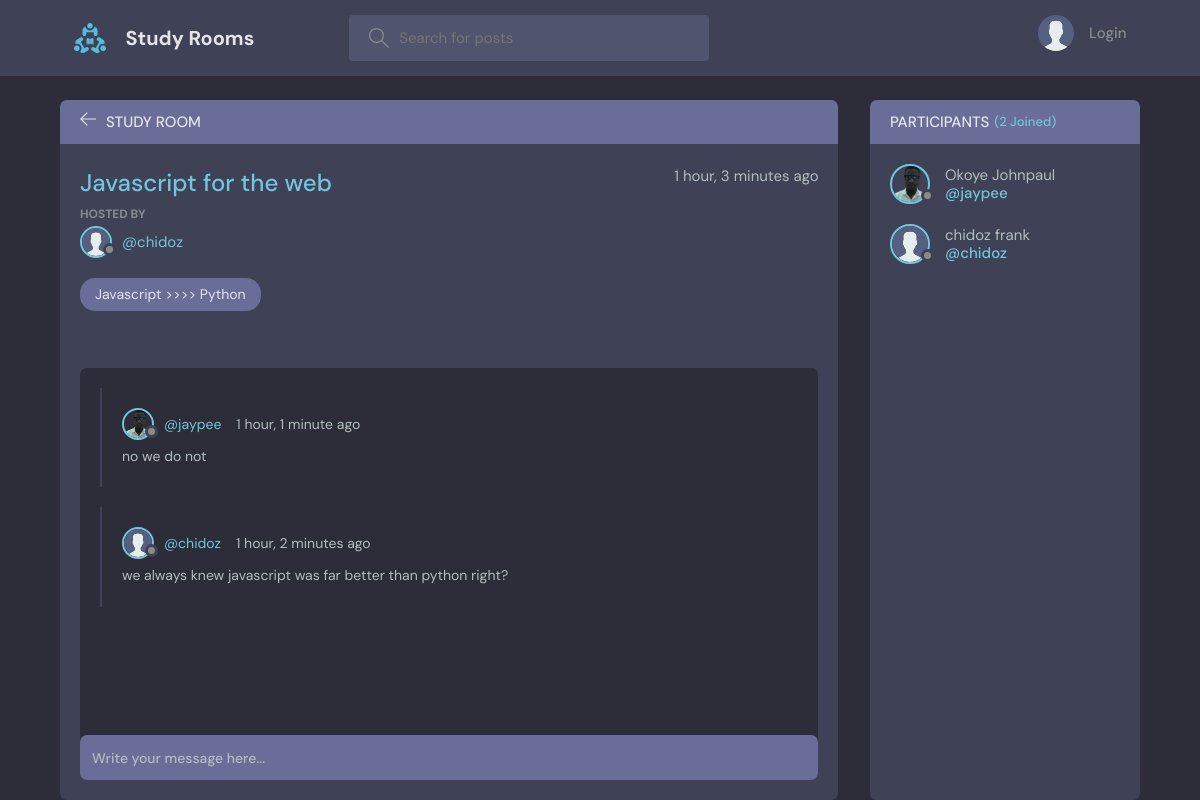
Page /room/2/ on the committed database.
### rooms/models.py (models this page shows, shortened)
class Room(models.Model):
    host = models.ForeignKey(User, on_delete=models.SET_NULL, null=True)
    topic = models.ForeignKey(Topic, on_delete=models.SET_NULL, null=True)
    name = models.CharField(max_length=200)
    description = models.TextField(null=True, blank=True)
    participants = models.ManyToManyField(
        User, related_name='participants', blank=True)
    updated = models.DateTimeField(auto_now=True)
    created = models.DateTimeField(auto_now_add=True)
    class Meta:
        ordering = ['-updated', '-created']

class User(AbstractUser):
    name = models.CharField(max_length=200, null=True, )
    email = models.EmailField(unique=True, null=True, )
    bio = models.TextField(null=True)
    avatar = models.ImageField(null=True, default="avatar.svg")
    REQUIRED_FIELDS = []

class Topic(models.Model):
    name = models.CharField(max_length=200)
    def __str__(self):
        return self.name

class Message(models.Model):
    user = models.ForeignKey(User, on_delete=models.CASCADE)
    room = models.ForeignKey(Room, on_delete=models.CASCADE)
    body = models.TextField()
    updated = models.DateTimeField(auto_now=True)
    created = models.DateTimeField(auto_now_add=True)
    class Meta:
        ordering = ['-updated', '-created']

### rooms/views.py (the view, shortened to what this page needs)
# urls.py: path('room/<str:pk>/', views.room, name="room"),
def room(request, pk):
    room = Room.objects.get(id=pk)
    room_messages = room.message_set.all()
    participants = room.participants.all()
    context = {'room': room, 'room_messages': room_messages,
               'participants': participants}
    return render(request, 'rooms/room.html', context)

### rooms/templates/rooms/room.html (shortened to what this page needs)
{% extends 'main.html' %}
{% block content %}
<main class="profile-page layout layout--2">
  <div class="container">
    <div class="room">
      <div class="room__top">
        <div class="room__topLeft">
          <a href="{% url 'home' %}">
            <svg version="1.1" xmlns="http://www.w3.org/2000/svg" width="32" height="32" viewBox="0 0 32 32">
              <title>arrow-left</title>
              <path
                d="M13.723 2.286l-13.723 13.714 13.719 13.714 1.616-1.611-10.96-10.96h27.625v-2.286h-27.625l10.965-10.965-1.616-1.607z">
              </path>
            </svg>
          </a>
          <h3>Study Room</h3>
        </div>
      </div>
      <div class="room__box scroll">
        <div class="room__header scroll">
          <div class="room__info">
            <h3>{{room.name}}</h3>
            <span>{{room.created|timesince}} ago</span>
          </div>
          <div class="room__hosted">
            <p>Hosted By</p>
            <a href="{% url 'user-profile' room.host.id %}" class="room__author">
              <div class="avatar avatar--small">
                <img src="{{room.host.avatar.url}}" />
              </div>
              <span>@{{room.host.username}}</span>
            </a>
          </div>
          <span class="room__topics">{{room.topic}}</span>
        </div>
        <div class="room__conversation">
          <div class="threads scroll">
            {% for message in room_messages %}
            <div class="thread">
              <div class="thread__top">
                <div class="thread__author">
                  <a href="{% url 'user-profile' message.user.id %}" class="thread__authorInfo">
                    <div class="avatar avatar--small">
                      <img src="{{message.user.avatar.url}}" />
                    </div>
                    <span>@{{message.user.username}}</span>
                  </a>
                  <span class="thread__date">{{message.created|timesince}} ago</span>
                </div>
              </div>
              <div class="thread__details">
                {{message.body}}
              </div>
            </div>
            {% endfor %}
          </div>
        </div>
      </div>
      <div class="room__message">
        <form action="" method="POST">
          <input name="body" placeholder="Write your message here..." />
        </form>
      </div>
    </div>
    <div class="participants">
      <h3 class="participants__top">Participants <span>({{participants.count}} Joined)</span></h3>
      <div class="participants__list scroll">
        {% for user in participants %}
        <a href="{%  url 'user-profile' user.id %}" class="participant">
          <div class="avatar avatar--medium">
            <img src="{{user.avatar.url}}" />
          </div>
          <p>
            {{user.name}}
            <span>@{{user.username}}</span>
          </p>
        </a>
        {% endfor %}
      </div>
    </div>
  </div>
</main>
{% endblock content %}

### rows in the picture
Room: name "Javascript for the web", created "1 hour, 3 minutes", host.avatar (placeholder picture), host.username "chidoz", topic "Javascript >>>> Python"
Message: user.avatar (picture), user.username "jaypee", created "1 hour, 1 minute", body "no we do not"
Message: user.avatar (placeholder picture), user.username "chidoz", created "1 hour, 2 minutes", body "we always knew javascript was far better than python right?"
User: avatar (picture), name "Okoye Johnpaul", username "jaypee"
User: avatar (placeholder picture), name "chidoz frank", username "chidoz"

### other values in the picture
{{ participants.count }} "2"
